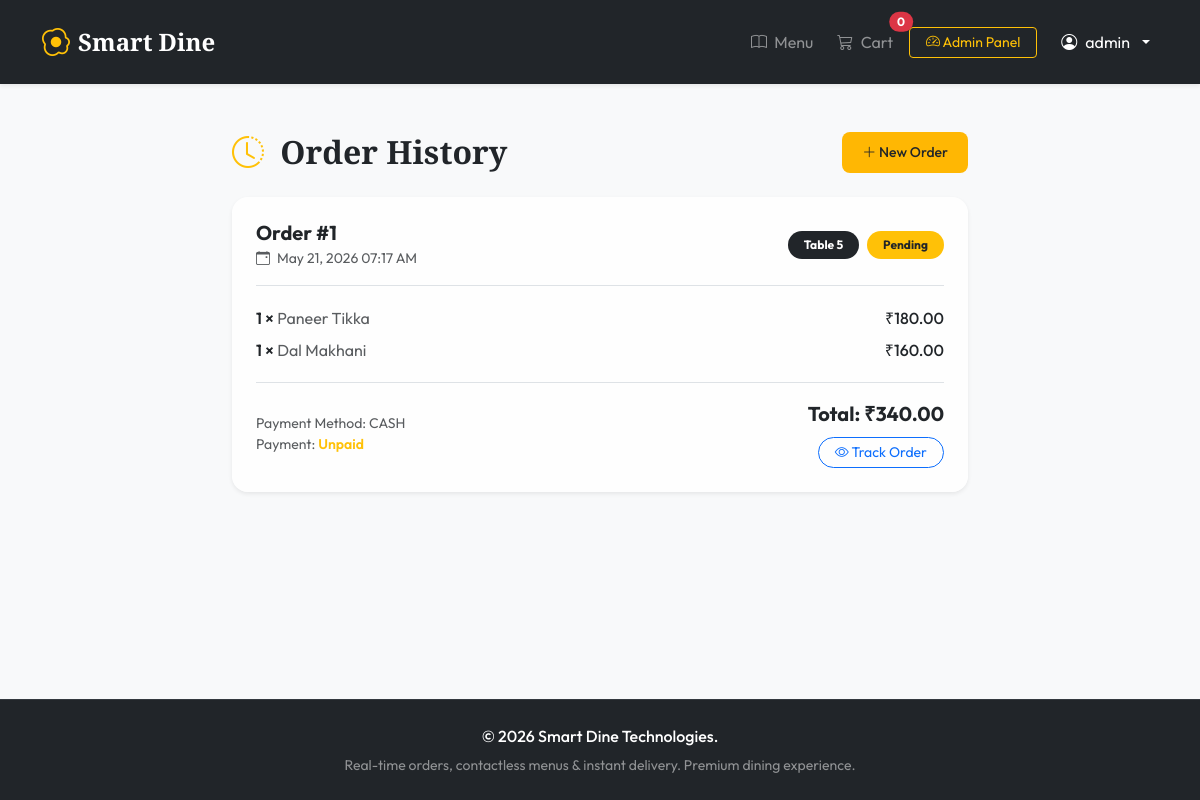
Page /orders/history/ (signed in) on the committed database.
### apps/accounts/models.py (models this page shows, shortened)
class CustomUser(AbstractUser):
    ROLE_CHOICES = [
        ('customer', 'Customer'),
        ('admin', 'Admin'),
        ('chef', 'Chef'),
        ('waiter', 'Waiter'),
    ]
    role = models.CharField(max_length=20, choices=ROLE_CHOICES, default='customer')
    phone = models.CharField(max_length=15, blank=True)
    table_number = models.IntegerField(null=True, blank=True)

### apps/orders/models.py (models this page shows, shortened)
class Order(models.Model):
    STATUS_CHOICES = [
        ('pending', 'Pending'),
        ('confirmed', 'Confirmed'),
        ('preparing', 'Preparing'),
        ('ready', 'Ready'),
        ('delivered', 'Delivered'),
        ('cancelled', 'Cancelled'),
    ]
    PAYMENT_STATUS = [
        ('unpaid', 'Unpaid'),
        ('paid', 'Paid'),
        ('refunded', 'Refunded'),
    ]
    customer = models.ForeignKey(
        settings.AUTH_USER_MODEL,
        on_delete=models.SET_NULL,
        null=True,
        blank=True,
        related_name='orders'
    )
    customer_name = models.CharField(max_length=100, blank=True)  # Used for Guest checkout
    table_number = models.IntegerField()
    status = models.CharField(max_length=20, choices=STATUS_CHOICES, default='pending')
    payment_status = models.CharField(max_length=20, choices=PAYMENT_STATUS, default='unpaid')
    payment_method = models.CharField(max_length=30, blank=True)
    total_amount = models.DecimalField(max_digits=10, decimal_places=2, default=0)
    special_instructions = models.TextField(blank=True)
    created_at = models.DateTimeField(auto_now_add=True)
    updated_at = models.DateTimeField(auto_now=True)
    class Meta:
        ordering = ['-created_at']

class OrderItem(models.Model):
    order = models.ForeignKey(Order, on_delete=models.CASCADE, related_name='items')
    dish = models.ForeignKey(Dish, on_delete=models.CASCADE)
    quantity = models.PositiveIntegerField(default=1)
    unit_price = models.DecimalField(max_digits=8, decimal_places=2)
    customization = models.CharField(max_length=255, blank=True)
    @property
    def subtotal(self):
        return self.unit_price * self.quantity

### apps/menu/models.py (models this page shows, shortened)
class Dish(models.Model):
    category = models.ForeignKey(Category, on_delete=models.CASCADE, related_name='dishes')
    name = models.CharField(max_length=200)
    description = models.TextField(blank=True)
    price = models.DecimalField(max_digits=8, decimal_places=2)
    image = models.ImageField(upload_to='dishes/', blank=True, null=True)
    is_available = models.BooleanField(default=True)
    is_vegetarian = models.BooleanField(default=False)
    estimated_time = models.IntegerField(default=15, help_text='Estimated cook time in minutes')
    created_at = models.DateTimeField(auto_now_add=True)
    class Meta:
        ordering = ['created_at']

### apps/orders/views.py (the view)
# urls.py: path('history/', views.OrderHistoryView.as_view(), name='history'),
class OrderHistoryView(View):
    def get(self, request):
        if request.user.is_authenticated:
            orders = Order.objects.filter(customer=request.user).prefetch_related('items__dish').order_by('-created_at')
        else:
            placed_ids = request.session.get('placed_orders', [])
            orders = Order.objects.filter(id__in=placed_ids).prefetch_related('items__dish').order_by('-created_at')
        return render(request, 'orders/history.html', {'orders': orders})

### templates/orders/history.html (shortened to what this page needs)
{% extends 'base.html' %}
{% load static %}
{% block content %}
<div class="row justify-content-center py-4">
  <div class="col-md-9 col-lg-8">
    <div class="d-flex align-items-center justify-content-between mb-4">
      <h2 class="font-playfair fw-bold mb-0 text-dark"><i class="bi bi-clock-history text-warning me-2"></i> Order History</h2>
      <a href="{% url 'menu:list' %}" class="btn btn-warning btn-sm text-dark fw-medium"><i class="bi bi-plus-lg"></i> New Order</a>
    </div>
    {% if orders %}
      {% for order in orders %}
        <div class="card card-premium p-4 border-0 shadow-sm mb-4">
          <div class="d-flex flex-wrap justify-content-between align-items-center border-bottom pb-3 mb-3 gap-2">
            <div>
              <h5 class="fw-bold mb-0 text-dark">Order #{{ order.id }}</h5>
              <small class="text-muted"><i class="bi bi-calendar-event me-1"></i> {{ order.created_at|date:"M d, Y h:i A" }}</small>
            </div>
            <div class="d-flex align-items-center gap-2">
              <span class="badge bg-dark px-3 py-2 rounded-pill">Table {{ order.table_number }}</span>
              <span class="badge
                {% if order.status == 'delivered' %}bg-success
                {% elif order.status == 'cancelled' %}bg-danger
                {% elif order.status == 'ready' %}bg-info text-dark
                {% else %}bg-warning text-dark{% endif %}
                px-3 py-2 rounded-pill text-capitalize"
              >
                {{ order.status }}
              </span>
            </div>
          </div>
          <div class="mb-3">
            <ul class="list-unstyled mb-0">
              {% for item in order.items.all %}
                <li class="py-1 d-flex justify-content-between align-items-center">
                  <span class="text-muted"><span class="fw-semibold text-dark">{{ item.quantity }} ×</span> {{ item.dish.name }}</span>
                  <span class="fw-medium text-dark">₹{{ item.subtotal }}</span>
                </li>
              {% endfor %}
            </ul>
          </div>
          <div class="d-flex justify-content-between align-items-center border-top pt-3">
            <div>
              <small class="text-muted d-block">Payment Method: {{ order.payment_method|upper }}</small>
              <small class="text-muted d-block">Payment: <span class="text-capitalize fw-semibold {% if order.payment_status == 'paid' %}text-success{% else %}text-warning{% endif %}">{{ order.payment_status }}</span></small>
            </div>
            <div class="text-end">
              <div class="fw-bold text-dark fs-5 mb-2">Total: ₹{{ order.total_amount }}</div>
              <a href="{% url 'orders:tracking' order.id %}" class="btn btn-outline-primary btn-sm px-3 rounded-pill">
                <i class="bi bi-eye"></i> Track Order
              </a>
            </div>
          </div>
        </div>
      {% endfor %}
    {% endif %}
  </div>
</div>
{% endblock %}

### templates/base.html (shortened to what this page needs)
{% load static %}
<!DOCTYPE html>
<html lang="en">
<head>
  <link href="https://cdn.jsdelivr.net/npm/bootstrap@5.3.0/dist/css/bootstrap.min.css" rel="stylesheet">
  <link href="https://cdn.jsdelivr.net/npm/bootstrap-icons@1.11.0/font/bootstrap-icons.css" rel="stylesheet">
  <link rel="stylesheet" href="{% static 'css/custom.css' %}">
</head>
<body class="bg-light">
  <div id="toast-container" class="toast-container position-fixed bottom-0 end-0 p-3" style="z-index: 2000;"></div>
  <nav class="navbar navbar-expand-lg navbar-dark bg-dark sticky-top shadow-sm py-3">
    <div class="container">
      <a class="navbar-brand d-flex align-items-center" href="{% url 'menu:list' %}">
        <i class="bi bi-egg-fried text-warning me-2 fs-3"></i>
        <span class="font-playfair fw-bold text-white fs-4">Smart Dine</span>
      </a>
      <div class="collapse navbar-collapse" id="navbarContent">
        <ul class="navbar-nav ms-auto align-items-center gap-2 mt-3 mt-lg-0">
          <li class="nav-item">
            <a class="nav-link text-white-50" href="{% url 'menu:list' %}">
              <i class="bi bi-book me-1"></i> Menu
            </a>
          </li>
          <li class="nav-item">
            <a class="nav-link text-white-50 position-relative" href="{% url 'orders:cart' %}">
              <i class="bi bi-cart3 me-1"></i> Cart
              <span id="cart-count" class="position-absolute top-0 start-100 translate-middle badge rounded-pill bg-danger">
                {{ request.session.cart|length|default:0 }}
              </span>
            </a>
          </li>
          {% if user.is_authenticated %}
            {% if user.role == 'admin' %}
              <li class="nav-item">
                <a class="btn btn-outline-warning btn-sm px-3" href="{% url 'admin_dashboard:home' %}">
                  <i class="bi bi-speedometer2"></i> Admin Panel
                </a>
              </li>
            {% elif user.role == 'chef' %}
              <li class="nav-item">
                <a class="btn btn-outline-warning btn-sm px-3" href="{% url 'kitchen:dashboard' %}">
                  <i class="bi bi-fire"></i> Kitchen Panel
                </a>
              </li>
            {% elif user.role == 'waiter' %}
              <li class="nav-item">
                <a class="btn btn-outline-warning btn-sm px-3" href="{% url 'supplier:dashboard' %}">
                  <i class="bi bi-bell"></i> Waiter Queue
                </a>
              </li>
            {% endif %}
            <li class="nav-item dropdown ms-lg-2">
              <a class="nav-link dropdown-toggle text-white d-flex align-items-center gap-2" href="#" role="button" data-bs-toggle="dropdown">
                <i class="bi bi-person-circle"></i> {{ user.username }}
              </a>
            </li>
          {% else %}
            <li class="nav-item">
              <a class="btn btn-warning btn-sm px-3 text-dark fw-medium" href="{% url 'accounts:login' %}">
                <i class="bi bi-box-arrow-in-right"></i> Staff / Login
              </a>
            </li>
          {% endif %}
        </ul>
      </div>
    </div>
  </nav>
  <main class="py-4">
    <div class="container">
      {% block content %}{% endblock %}
    </div>
  </main>
  <footer class="bg-dark text-white-50 py-4 mt-auto border-top border-secondary border-opacity-25">
    <div class="container text-center">
      <p class="mb-1 fw-medium text-white">&copy; 2026 Smart Dine Technologies.</p>
      <small>Real-time orders, contactless menus & instant delivery. Premium dining experience.</small>
    </div>
  </footer>
</body>
</html>

### static/css/custom.css (style rules this page uses)
body { font-family: 'Outfit', sans-serif; color: #2b2b2b; display: flex; flex-direction: column; min-height: 100vh; }
.font-playfair { font-family: 'Playfair Display', serif; }
.card-premium { background: rgba(255, 255, 255, 0.9); border: 1px solid rgba(224, 224, 224, 0.6); border-radius: 16px; box-shadow: 0 8px 30px rgba(0, 0, 0, 0.04); transition: transform 0.3s cubic-bezier(0.165, 0.84, 0.44, 1), box-shadow 0.3s ease; }
.btn-warning { background: #ffb703; border: none; border-radius: 8px; padding: 10px 20px; font-weight: 600; }

### rows in the picture
CustomUser: username "admin"
Order: id "1", created_at "May 21, 2026 07:17 AM", table_number "5", status "Pending", payment_method "CASH", payment_status "Unpaid", total_amount "340.00"
OrderItem: quantity "1", dish.name "Paneer Tikka", subtotal "180.00"
OrderItem: quantity "1", dish.name "Dal Makhani", subtotal "160.00"

### other values in the picture
{{ request.session.cart|length|default:0 }} "0"
